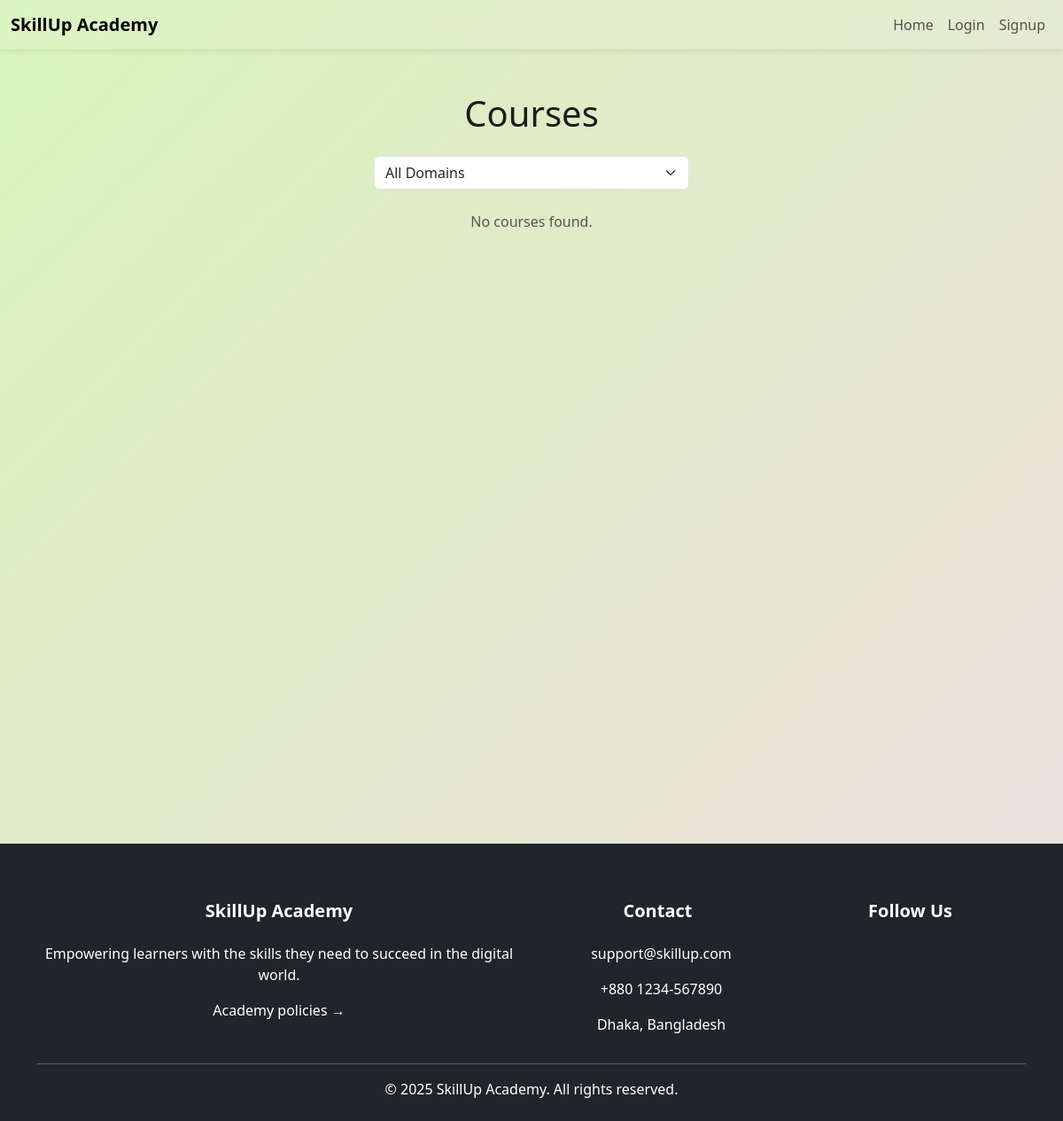
/courses.php, run on an earlier commit of the app's database.
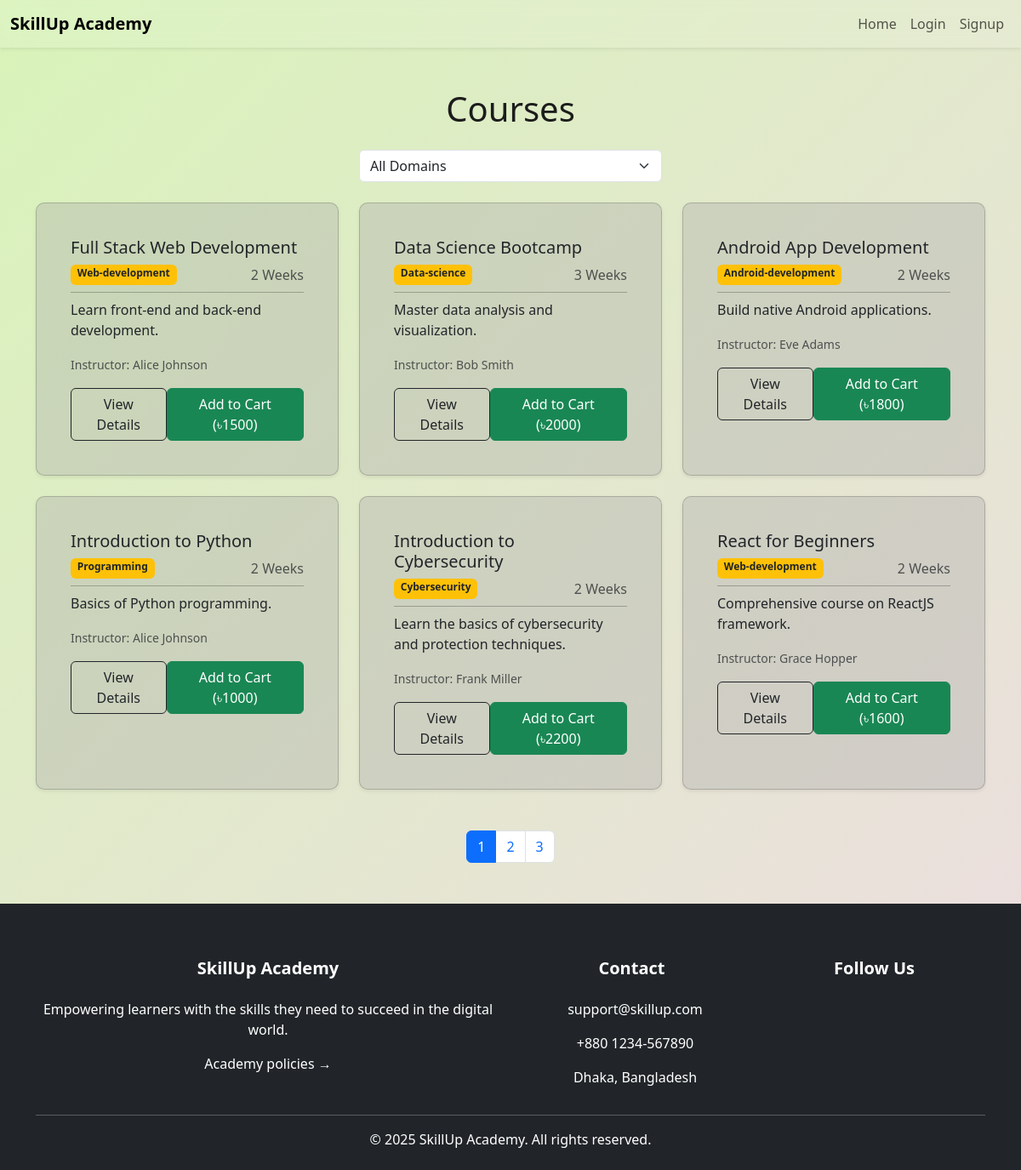
And on a later commit of the database.
### tables this page shows
CREATE TABLE `courses` (
  `c_id` smallint(6) NOT NULL,
  `title` varchar(100) NOT NULL,
  `amount` smallint(6) NOT NULL,
  `description` varchar(500) NOT NULL,
  `domain` varchar(50) NOT NULL,
  `duration` smallint(6) NOT NULL,
  `u_id` int(11) NOT NULL,
  `start_date` date NOT NULL,
  `status` varchar(7) NOT NULL
);

CREATE TABLE `users` (
  `u_id` int(11) NOT NULL,
  `email` varchar(50) NOT NULL,
  `contact` varchar(10) NOT NULL,
  `reg_date` date NOT NULL DEFAULT curdate(),
  `dob` date NOT NULL,
  `gender` varchar(6) NOT NULL,
  `name` varchar(100) NOT NULL
);

### courses.php (the view, shortened to what this page needs)
<?php
include 'auth/cnct.php';
$limit = 6;
$page = isset($_GET['page']) && is_numeric($_GET['page']) ? max(1, (int)$_GET['page']) : 1;
$offset = ($page - 1) * $limit;
$filter = isset($_GET['domain']) ? $_GET['domain'] : "";
$count_sql = "SELECT COUNT(*) FROM courses";
$stmt = $conn->prepare($count_sql);
try {
    $stmt->execute();
    $stmt->bind_result($total);
    $stmt->fetch();
} catch (Exception $e) {
    $stmt->close();
    $conn->close();
    header("Location: ops.php");
    exit();
}
$total_pages = ceil($total / $limit);
$courses = [];
$sql = "SELECT c.c_id, c.title, c.description, c.amount, c.duration, c.domain, u.name
        FROM courses c
        JOIN instructors i ON c.u_id = i.u_id
        JOIN users u ON u.u_id = i.u_id";
$sql .= " LIMIT ?, ?";
$stmt = $conn->prepare($sql);
if (!empty($filter)) {
    $stmt->bind_param("sii", $filter, $offset, $limit);
} else {
    $stmt->bind_param("ii", $offset, $limit);
}
$stmt->execute();
$stmt->bind_result($c_id, $title, $desc, $amount, $duration, $domain, $instructor);
while ($stmt->fetch()) {
    $courses[] = [
        'id' => $c_id,
        'title' => $title,
        'description' => $desc,
        'amount' => $amount,
        'duration' => $duration,
        'domain' => $domain,
        'instructor' => $instructor
    ];
}
?>
<!DOCTYPE html>
<html lang="en">
<head>
    <link href="https://cdn.jsdelivr.net/npm/bootstrap@5.3.7/dist/css/bootstrap.min.css" rel="stylesheet" />
    <link rel="stylesheet" href="style.css" />
    <link rel="preload" as="stylesheet" href="style.css" as="style" />
</head>
<body>
    <nav class="navbar navbar-expand-lg navbar-blur sticky-top shadow-sm">
        <div class="container-fluid">
            <a class="navbar-brand fw-bold" href="index.php">SkillUp Academy</a>
            <div class="collapse navbar-collapse" id="navbarNav">
                <ul class="navbar-nav ms-auto">
                    <li class="nav-item">
                        <a class="nav-link" href="index.php">Home</a>
                    </li>
                    <?php
                    if (isset($_SESSION['role'])) {
                        echo '<li class="nav-item">';
                        if ($_SESSION['role'] === "Student")
                            echo '<a class="nav-link" href="student/dashboard.php">Dashboard</a> </li>';
                        else if ($_SESSION['role'] === "Instructor")
                            echo '<a class="nav-link" href="instructor/dashboard.php">Dashboard</a> </li>';
                        else
                            echo '<a class="nav-link" href="admin/dashboard.php">Dashboard</a> </li>';
                        echo '<li class="nav-item">
                  <a class="nav-link" href="auth/logout.php">Logout</a>
                  </li>';
                    } else {
                        echo '<a class="nav-link" href="auth/login.php">Login</a> </li>
                  <li class="nav-item">
                  <a class="nav-link" href="auth/signup.php">Signup</a>
                  </li>';
                    }
                    ?>
                </ul>
            </div>
        </div>
    </nav>
    <div class="container mt-5 mb-5 min-vh-100">
        <h1 class="text-center mb-4">Courses</h1>
        <form method="get" class="mb-4">
            <div class="row justify-content-center">
                <div class="col-md-4">
                    <select name="domain" class="form-select" onchange="this.form.submit()">
                        <option value="">All Domains</option>
                    </select>
                </div>
            </div>
        </form>
        <div class="row">
            <?php if (empty($courses)): ?>
                <div class="col text-center">
                    <p class="text-muted">No courses found.</p>
                </div>
            <?php endif; ?>
            <?php foreach ($courses as $course): ?>
                <div class="col-md-4 mb-4">
                    <div class="card card-h h-100 shadow-sm border-1 p-4 "
                        style="background-color: rgba(169, 169, 169, 0.356);">
                        <div class="card-body">
                            <h5 class="card-title"><?= htmlspecialchars($course['title']) ?></h5>
                            <div class="d-flex justify-content-between mb-2">
                                <span class="badge bg-warning text-dark"><?= htmlspecialchars(ucfirst($course['domain'])) ?></span>
                                <span class="text-muted"><?= htmlspecialchars(ceil($course['duration'] / 7)) ?> Weeks</span>
                            </div>
                            <hr class="divider my-2">
                            <p class="card-text"><?= htmlspecialchars($course['description']) ?></p>
                            <p class="text-muted"><small>Instructor: <?= htmlspecialchars($course['instructor']) ?></small></p>
                            <div class="d-flex justify-content-between align-items-center">
                                <a href="course-details/full-stack-web-dev.php" class="btn btn-md btn-outline-dark">View Details</a>
                                <a href="?add_to_cart=<?= $course['id'] ?>" class="btn btn-md btn-success">Add to Cart (৳<?= $course['amount'] ?>)</a>
                            </div>
                        </div>
                    </div>
                </div>
            <?php endforeach; ?>
        </div>
        <?php if ($total_pages > 1): ?>
            <nav class="mt-4">
                <ul class="pagination justify-content-center">
                    <?php for ($i = 1; $i <= $total_pages; $i++): ?>
                        <li class="page-item <?= ($page == $i ? 'active' : '') ?>">
                            <a class="page-link" href="?page=<?= $i ?>&domain=<?= urlencode($filter) ?>"><?= $i ?></a>
                        </li>
                    <?php endfor; ?>
                </ul>
            </nav>
        <?php endif; ?>
    </div>
</body>
<footer class="bg-dark text-white pt-5 pb-4">
    <div class="container text-md-left">
        <div class="row text-center text-md-left">
            <div class="col-md-6 col-lg-6 col-xl-6 mx-auto mt-3">
                <h5 class="mb-4 fw-bold">SkillUp Academy</h5>
                <p>Empowering learners with the skills they need to succeed in the digital world.</p>
                <a href="policies.html" class="text-white text-decoration-none">Academy policies &rarr;</a>
            </div>
            <div class="col-md-3 col-lg-3 col-xl-3 mx-auto mt-3">
                <h5 class="mb-4 fw-bold">Contact</h5>
                <p><i class="bi bi-envelope me-2"></i> support@skillup.com</p>
                <p><i class="bi bi-phone me-2"></i> +880 1234-567890</p>
                <p><i class="bi bi-geo-alt me-2"></i> Dhaka, Bangladesh</p>
            </div>
            <div class="col-md-3 col-lg-3 col-xl-3 mx-auto mt-3">
                <h5 class="mb-4 fw-bold">Follow Us</h5>
            </div>
        </div>
        <hr class="my-3">
        <div class="text-center">
            <p class="mb-0">&copy; 2025 SkillUp Academy. All rights reserved.</p>
        </div>
    </div>
</footer>
</html>

### style.css (style rules this page uses)
html, body { margin: 0; padding: 0; background: linear-gradient(-45deg, #f6ed91, #bcecf0, #f5d5f0, #d8f3b9); background-size: 400% 400%; background-attachment: fixed; animation: gradientBG 10s ease-in-out infinite; font-family: 'Segoe UI', Tahoma, Geneva, Verdana, sans-serif; color: #1c1c1c; }
.navbar-blur { background-color: rgba(255, 255, 255, 0.1); backdrop-filter: blur(8px); -webkit-backdrop-filter: blur(8px); }
.card-h { border-radius: 10px; transition: transform 0.3s ease; }
.divider { border-top: 1px solid #000000; margin: 1rem 0; }

What changed in the data, as far as the page shows it:
added courses: title "Full Stack Web Development", domain "Web-development", ceil($course['duration']/7) "2", description "Learn front-end and back-end development.", users.name "Alice Johnson", amount "1500"
added courses: title "Data Science Bootcamp", domain "Data-science", ceil($course['duration']/7) "3", description "Master data analysis and visualization.", users.name "Bob Smith", amount "2000"
added courses: title "Android App Development", domain "Android-development", ceil($course['duration']/7) "2", description "Build native Android applications.", users.name "Eve Adams", amount "1800"
added courses: title "Introduction to Python", domain "Programming", ceil($course['duration']/7) "2", description "Basics of Python programming.", users.name "Alice Johnson", amount "1000"
added courses: title "Introduction to Cybersecurity", domain "Cybersecurity", ceil($course['duration']/7) "2", description "Learn the basics of cybersecurity and protection techniques.", users.name "Frank Miller", amount "2200"
added courses: title "React for Beginners", domain "Web-development", ceil($course['duration']/7) "2", description "Comprehensive course on ReactJS framework.", users.name "Grace Hopper", amount "1600"
Also different on the page:
new list line: "1"
new list line: "2"
new list line: "3"
text no longer shown: "No courses found."
